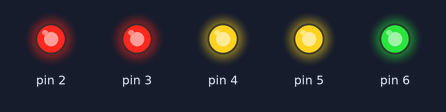
The sketch below on a simulated Arduino Uno, built with avr-gcc and run on an emulated ATmega328P. Parts: output pins drawn as LEDs (lit = HIGH).

Above: at 0.5 s.
At 2.5 s:
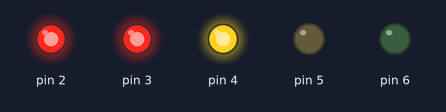
At 3.5 s:
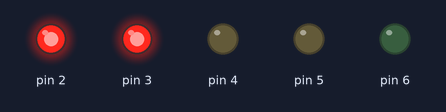
At 4.5 s:
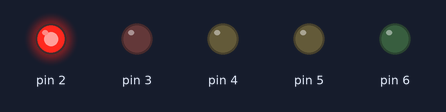
At 5.5 s:
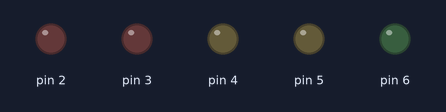
At 8.4 s:
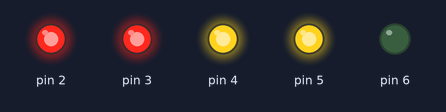
Timing chart, 0 to 9.0 s (numbered marks = the images above):
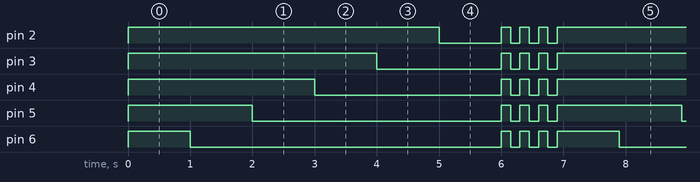

The sketch:

aula18_nivel3.ino
```cpp
// Aula 18 – Nível 3: Contagem regressiva na barra de LEDs
// Barra cheia que vai esvaziando: um LED apaga a cada segundo
#include <Arduino.h>                                        // funções do Arduino (pinMode, digitalWrite, delay...)
void setup() {                                              // roda uma vez, quando a placa liga
  for (int pino = 2; pino <= 6; pino++) pinMode(pino, OUTPUT);   // pinos 2 a 6 como saída
}

void loop() {                                               // repete para sempre
  for (int restantes = 5; restantes >= 0; restantes--) {    // de 5 a 0 LEDs
    for (int i = 0; i < 5; i++) {                           // atualiza os 5 LEDs
      digitalWrite(2 + i, i < restantes);                   // 2 + i recebe i < restantes (verdadeiro acende, falso apaga)
    }
    delay(1000);                                            // espera 1000 ms
  }
  for (int i = 0; i < 3; i++) {                             // fim: pisca tudo
    for (int p = 2; p <= 6; p++) digitalWrite(p, HIGH);     // acende todos
    delay(150);                                             // espera 150 ms
    for (int p = 2; p <= 6; p++) digitalWrite(p, LOW);      // apaga todos
    delay(150);                                             // espera 150 ms
  }
}
```

Measured:
- by itself, pin 2: repeats every 6.9 s: LOW 1.0 s, 3 × (HIGH 0.15 s, LOW 0.15 s), HIGH 5.0 s
- by itself, pin 3: repeats every 6.9 s: LOW 2.0 s, 3 × (HIGH 0.15 s, LOW 0.15 s), HIGH 4.0 s
- by itself, pin 4: repeats every 6.9 s: LOW 3.0 s, 3 × (HIGH 0.15 s, LOW 0.15 s), HIGH 3.0 s
- by itself, pin 5: repeats every 6.9 s: LOW 4.0 s, 3 × (HIGH 0.15 s, LOW 0.15 s), HIGH 2.0 s
- by itself, pin 6: repeats every 6.9 s: LOW 5.0 s, 3 × (HIGH 0.15 s, LOW 0.15 s), HIGH 1.0 s
